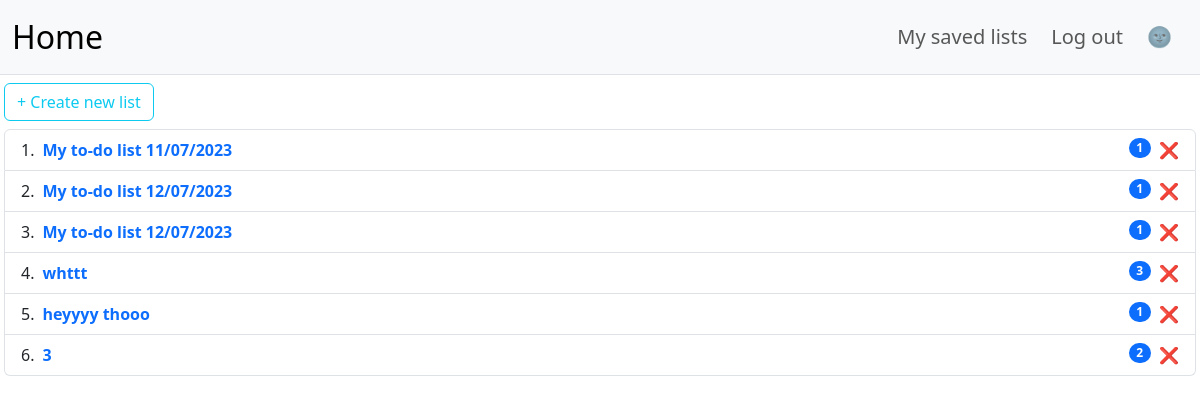
/saved_lists (signed in), run on the app's committed database.
### main.py (models this page shows)
class TodoList(db.Model):
    __tablename__ = "lists"
    id = db.Column(db.Integer, primary_key=True)
    list_name = db.Column(db.String(100))
    user_id = db.Column(db.Integer, db.ForeignKey("users.id"))
    user = relationship("User", back_populates="all_lists")
    tasks = relationship("Todo", back_populates="parent_list")

### main.py (the view)
@app.route("/saved_lists")
@login_required
def saved():
    global is_dark
    lists = db.session.execute(db.select(TodoList).filter_by(user_id=current_user.id)).scalars()
    return render_template("saved.html", is_dark=is_dark, email=current_user.email, lists=lists.all(), path=get_path())

### main.py (called while the page is built)
@login_manager.user_loader
def load_user(user_id):
    return db.session.execute(db.select(User).filter_by(id=int(user_id))).scalar()

def get_path():
    return request.full_path

### templates/saved.html (shortened to what this page needs)
<!doctype html>
{% if is_dark: %}
<html lang="en" data-bs-theme="dark">
{% else %}
<html lang="en">
{% endif %}
<head>
        <link href="https://cdn.jsdelivr.net/npm/bootstrap@5.3.0-alpha3/dist/css/bootstrap.min.css" rel="stylesheet">
    <link rel="stylesheet" href="{{url_for('static', filename='styles.css')}}" />
</head>
<body>
    <nav class="navbar navbar-expand-lg bg-body-tertiary mb-0 border-bottom">
  <div class="container-fluid">
    <a class="navbar-brand fs-2" href="/">Home</a>
<div class="collapse navbar-collapse" id="navbarSupportedContent">
      <ul class="navbar-nav ms-auto align-items-center">
          <li class="nav-item me-2">
          <a class="nav-link fs-5" aria-current="page" href="/">My saved lists</a>
        </li>
          <li class="nav-item me-2">
              <a class="nav-link fs-5" aria-current="page" href="/logout">Log out</a>
          </li>
        <li class="nav-item me-2">
            {% if is_dark: %}
          <a class="nav-link fs-5 add-new-list" href="/dark/{{path}}" title="Turn light mode">🌝</a>
            {% else %}
            <a class="nav-link fs-5 add-new-list" href="/dark/{{path}}" title="Turn dark mode">🌚</a>
            {% endif %}
        </li>
      </ul>
    </div>
  </div>
</nav>
     <a class="btn btn-outline-info mt-2 mb-2 ms-1" href="/new">+ Create new list</a>
    <ol class="list-group list-group-numbered ms-1 me-1">
           {% for list in lists: %}
  <li class="list-group-item d-flex justify-content-between align-items-start">
    <div class="ms-2 me-auto">
      <a href="{{url_for('show_list', list_id=list.id)}}" class="fw-bold saved-lists">{{list.list_name}}</a>
    </div>
    <span class="badge bg-primary rounded-pill">{{list.tasks|length}}</span>
      <a class="ms-2 text-decoration-none" href="/delete_list/{{list.id}}"><span>❌</span></a>
  </li>
  {% endfor %}
</ol>
</body>
</html>

### static/styles.css (style rules this page uses)
html, body { height: 100%; }
.saved-lists { text-decoration: none; }

### data on the page
TodoList: list_name "My to-do list 11/07/2023", tasks|length "1"
TodoList: list_name "My to-do list 12/07/2023", tasks|length "1"
TodoList: list_name "My to-do list 12/07/2023", tasks|length "1"
TodoList: list_name "whttt", tasks|length "3"
TodoList: list_name "heyyyy thooo", tasks|length "1"
TodoList: list_name "3", tasks|length "2"
